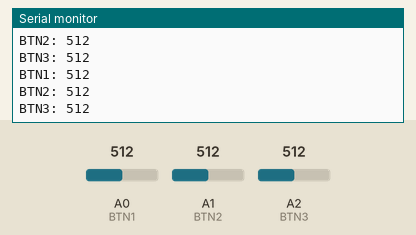
Simulated run of this sketch. Board: Arduino Uno, built with avr-gcc and run on an emulated ATmega328P. On the bench: the last lines printed to the serial monitor. The test bench sets the inputs (shaded band); at power-on: A0 (BTN1) = 512, A1 (BTN2) = 512, A2 (BTN3) = 512.

Above: at 1.2 s.
1.3 s: A0 (BTN1) set to 490
At 1.72 s:
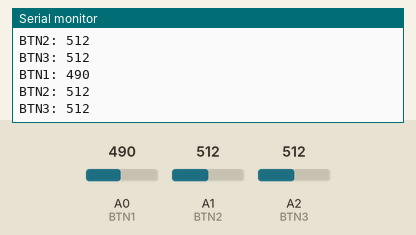
2.8 s: A1 (BTN2) set to 490
At 3.23 s:
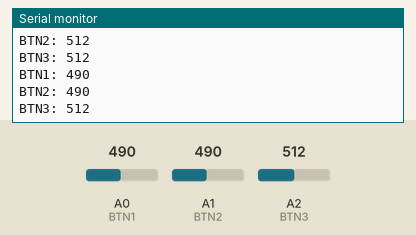
4.3 s: A2 (BTN3) set to 490
At 4.73 s:
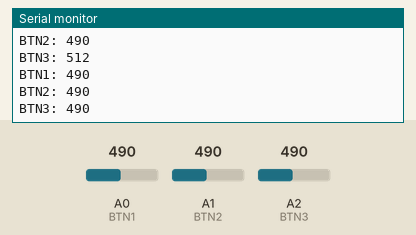
5.8 s: A0 (BTN1) set to 510
At 6.24 s:
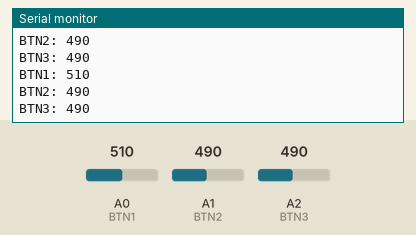
7.3 s: A1 (BTN2) set to 510
At 7.74 s:
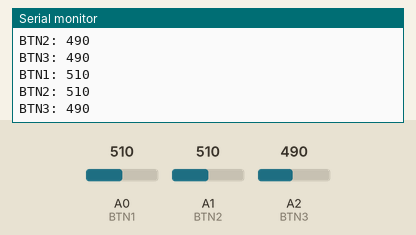
8.8 s: A2 (BTN3) set to 510
At 9.25 s:
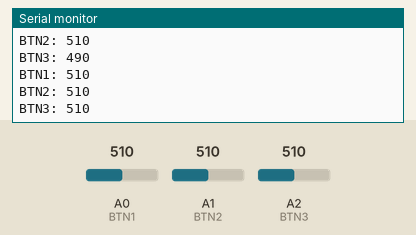
Timing chart, 0 to 11.3 s (numbered marks = the images above; inputs shaded):
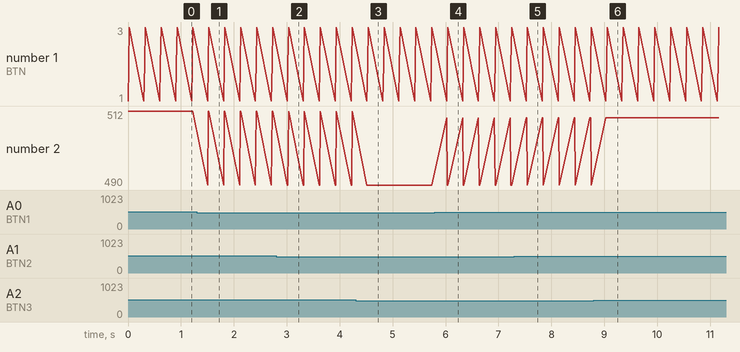

The sketch:

Codigo_Arduino_05-03_11pm.ino
```cpp
const int NO_BUTTON_PRESSED = 9999999;

const int BTN1 = A0;
const int BTN2 = A1;
const int BTN3 = A2;

const int BUZZER = A5;

const int A = 13;
const int B = 12;
const int C = 11;
const int D = 10;
const int E = 9;
const int F = 8;
const int G = 7;
const int H = 6;
const int I = 5;
const int J = 4;
const int K = 3;
const int L = 2;
const int M = A3;
const int N = A4;

void setup()
{
  clearNotes();
  Serial.begin(9600);
}

void loop()
{
  Serial.println("BTN1: " + ((String) analogRead(BTN1)));
  Serial.println("BTN2: " + ((String) analogRead(BTN2)));
  Serial.println("BTN3: " + ((String) analogRead(BTN3)));
  Serial.println();
  delay(300);
}

void aloop()
{
  switch (getActiveButton())
    {
    default: clearNotes(); break;
    case 0: killAllBut(A, B); break;
    case 1: killAllBut(B, C); break;
    case 2: killAllBut(C, D); break;
    case 3: killAllBut(E, F); break;
    case 4: killAllBut(G, H); break;
    case 5: killAllBut(I, J); break;
    case 6: killAllBut(A, C); break;
    case 7: killAllBut(A, F); break;
    case 8: killAllBut(A, H); break;
    case 9: killAllBut(A,K); break;
    case 10: killAllBut(A, L); break;
    case 11: killAllBut(A, M); break;
    case 12: killAllBut(A, N); break;
    case 13: killAllBut(N, A); break;
    }
}

void clearNotes()
{
  killPin(A); killPin(B); killPin(C); killPin(D);
  killPin(E); killPin(F); killPin(G); killPin(H);
  killPin(I); killPin(J); killPin(K); killPin(L);
  killPin(M); killPin(N);
}

void nDo()
{
  killAllBut(M, A);
}

void nRe()
{

}

void nMi()
{

}

void nFa()
{

}

void nSol()
{

}

void nLa()
{

}

void nSi()
{

}

void nDo2()
{

}

void sendPin(int pin)
{
  pinMode(pin, OUTPUT);
  digitalWrite(pin, HIGH);
}

void receivePin(int pin)
{
  pinMode(pin, OUTPUT);
  digitalWrite(pin, LOW);
}

void killPin(int pin)
{
  pinMode(pin, INPUT);
  digitalWrite(pin, LOW);
}

void killAllBut(int pinHigh, int pinLow)
{
  clearNotes();
  sendPin(pinHigh);
  receivePin(pinLow);
}

int getActiveButton()
{
  int activeButton;

  activeButton = readButton(BTN1);
  if (activeButton == NO_BUTTON_PRESSED) activeButton = readButton(BTN2);
  if (activeButton == NO_BUTTON_PRESSED) activeButton = readButton(BTN3);

  return activeButton;
}

int readButton(int analogPin)
{
  int aRead = analogRead(analogPin);

  if (aRead > 200 && aRead < 210) return 0;
  else if (aRead > 250 && aRead < 260) return 1;
  else if (aRead > 335 && aRead < 345) return 2;
  else if (aRead > 370 && aRead < 380) return 3;
  else if (aRead > 430 && aRead < 440) return 4;
  else if (aRead > 460 && aRead < 470) return 5;
  else if (aRead > 500 && aRead < 520) return 6;
  else if (aRead > 522 && aRead < 540) return 7;
  else if (aRead > 560 && aRead < 575) return 8;
  else if (aRead > 575 && aRead < 590) return 9;
  else if (aRead > 600 && aRead < 630) return 10;
  else if (aRead > 640 && aRead < 657) return 11;
  else if (aRead > 657 && aRead < 680) return 12;
  else if (aRead > 700 && aRead < 760) return 13;

  return NO_BUTTON_PRESSED;
}

void testLoop()
{
  killAllBut(C, A);
  delay(100);
  killAllBut(D, A);
  delay(100);
  killAllBut(E, A);
  delay(100);
  killAllBut(F, A);
  delay(100);
  killAllBut(G, A);
  delay(100);
  killAllBut(H, A);
  delay(100);
  killAllBut(I, A);
  delay(100);
  killAllBut(J, A);
  delay(100);
  killAllBut(K, A);
  delay(100);
  killAllBut(L, A);
  delay(100);
  killAllBut(M, A);
  delay(100);
  killAllBut(N, A);
  delay(100);

  killAllBut(A, C);
  delay(100);
  killAllBut(A, D);
  delay(100);
  killAllBut(A, E);
  delay(100);
  killAllBut(A, F);
  delay(100);
  killAllBut(A, G);
  delay(100);
  killAllBut(A, H);
  delay(100);
  killAllBut(A, I);
  delay(100);
  killAllBut(A, J);
  delay(100);
  killAllBut(A, K);
  delay(100);
  killAllBut(A, L);
  delay(100);
  killAllBut(A, M);
  delay(100);
  killAllBut(A, N);
  delay(100);

  killAllBut(A, B);
  delay(100);
  killAllBut(B, A);
  delay(100);
  killAllBut(B, C);
  delay(100);
  killAllBut(C, B);
  delay(100);
  killAllBut(C, D);
  delay(100);
  killAllBut(D, C);
  delay(100);
  killAllBut(D, E);
  delay(100);
  killAllBut(E, D);
  delay(100);
  killAllBut(E, F);
  delay(100);
  killAllBut(F, E);
  delay(100);
  killAllBut(F, G);
  delay(100);
  killAllBut(G, F);
  delay(100);
  killAllBut(G, H);
  delay(100);
  killAllBut(H, G);
  delay(100);
  killAllBut(H, I);
  delay(100);
  killAllBut(I, H);
  delay(100);
  killAllBut(I, J);
  delay(100);
  killAllBut(J, I);
  delay(100);
  killAllBut(J, K);
  delay(100);
  killAllBut(K, J);
  delay(100);
  killAllBut(K, L);
  delay(100);
  killAllBut(L, K);
  delay(100);
  killAllBut(L, M);
  delay(100);
  killAllBut(M, L);
  delay(100);
  killAllBut(M, N);
  delay(100);
  killAllBut(N, M);
  delay(100);
}
```

Measured:
- after the input at 1.3 s, the serial monitor: prints a new line after 0.21 s (image 1)
- after the input at 2.8 s, the serial monitor: prints a new line after 0.22 s (image 2)
- after the input at 4.3 s, the serial monitor: prints a new line after 0.24 s (image 3)
- after the input at 5.8 s, the serial monitor: prints a new line after 0.22 s (image 4)
- after the input at 7.3 s, the serial monitor: prints a new line after 0.24 s (image 5)
- after the input at 8.8 s, the serial monitor: prints a new line after 0.25 s (image 6)
